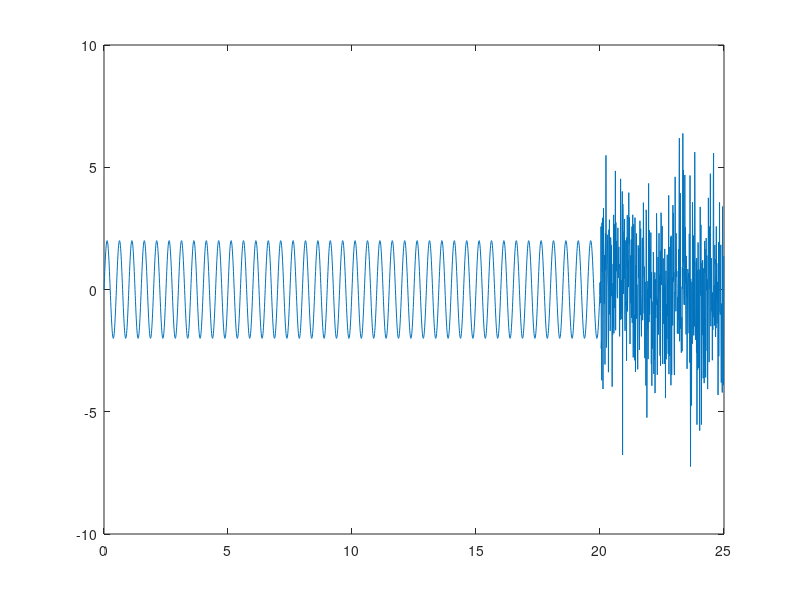

MATLAB code to generate this figure: (Note: this script raises an error after producing the figure.)
% Lab4

%% Entropy
Fs = 100; % sampling rate
L = 25; % length of the signal in seconds
T = 1/Fs; % inter-sample time
t = 0:T:L;
t = t(1:end-1);
y = 2*sin(2*pi*2*t);
y(20*Fs+1:end) = 2*randn(500, 1);
plot(t, y)
window_size = 2*Fs;
% Renyi entropy
renyiEntropy = [];
t_entropy = [];
alpha = 2;
for i = 1:length(t)-window_size
    renyiEntropy(end+1) = renyi_entro(y(i:i+window_size-1)',alpha);
    t_entropy(end+1) = (i + window_size/2-1)/Fs;
end
figure;plot(t, y)
hold on;plot(t_entropy, renyiEntropy)

clear all
close all

% Exercise
% load f543l.mat and plot the signal
% calculate the renyi entropy with alpha = 2 for the ecg signal by 
% sliding a 15-second window with 1-second steps
load('f543l.mat');
figure;plot(ecg)
alpha = 2;
window_size = 15 * Fs;
step = 1 * Fs;
t_ecg = (1:length(ecg))/Fs;
t_entropy = [];
renyiEntropy = [];

for i = 1: step : length(ecg) - window_size
    renyiEntropy(end+1) = renyi_entro(ecg(i:i+window_size-1),alpha);
    t_entropy(end+1) = (i + window_size/2-1)/Fs;
end

% generate a plot with two panels to show ecg and the entropy of the signal
figure; ax1 = subplot(2,1,1);
plot(ax1, t_ecg, ecg)
ax2 = subplot(2,1,2);
plot(ax2, t_entropy, renyiEntropy)

clear
clc
close all

%% Auto-correlation
Fs = 100; 
L = 25; 
T = 1/Fs; 
t = 0:T:L;
t = t(1:end-1);
y1 = 2*sin(pi*2*t);
[acor, lag] = xcorr(y1, 'unbiased');  %lag is a vector with the lags at 
% which the correlations are computed.
figure;subplot(2,1,1)
plot(t, y1)
subplot(2,1,2)
plot(lag/Fs,acor)

%% cross-correlation
y2 = 2*sin(pi*2*t+0.5*pi);
figure;plot(t,y1)
hold on;plot(t,y2)

[ccor,lag] = xcorr(y1,y2);
[~,I] = max(ccor);
lagDiff = lag(I)
timeDiff = lagDiff/Fs

% using cross-correlation to align
load('17453.mat')

t1 = (0:length(signal1)-1)/Fs;
t2 = (0:length(signal2)-1)/Fs;

figure;subplot(2,1,1)
plot(t1,signal1)
title('signal1')

subplot(2,1,2)
plot(t2,signal2)
title('signal2')
xlabel('Time (s)')

[ccor,lag] = xcorr(signal1,signal2,'unbiased');
[~,I] = max(ccor);
lagDiff = lag(I)
timeDiff = lagDiff/Fs

figure %x-axis is in seconds
plot(lag/Fs,ccor)
g1 = gca;
g1.XTick = sort([-15:5:15 timeDiff]);

signal2_aligned = signal2;
signal2_aligned(1 : abs(lagDiff)) = []; 
t2_aligned = (0:length(signal2_aligned)-1)/Fs;

figure;subplot(2,1,1)
plot(t1,signal1)
title('signal1')
xlim([min(t1) max(t1)])

subplot(2,1,2)
plot(t2_aligned,signal2_aligned)
title('signal2, aligned')
xlabel('Time (s)')
xlim([min(t1) max(t1)])

% change mean of one signal
signal1 = signal1 + 1000;
signal2 = signal2 + 1000;

figure;subplot(2,1,1)
plot(t1,signal1)
title('signal1')

subplot(2,1,2)
plot(t2,signal2)
title('signal2')
xlabel('Time (s)')

[ccor2,lag2] = xcorr(signal1,signal2,'unbiased');
[~,I2] = max(ccor2);
lagDiff2 = lag2(I2)
timeDiff2 = lagDiff2/Fs

figure
plot(lag2,ccor2)
g1 = gca;
g1.XTick = sort([-3000:1000:3000]);

%% cross-covariance
[ccov,lag_cov] = xcov(signal1,signal2,'unbiased');
[~,I_cov] = max(ccov);
lagDiff_cov = lag_cov(I_cov)
timeDiff_cov = lagDiff_cov/Fs

figure;plot(lag_cov,ccov)
g3 = gca;
g3.XTick = sort([-3000:1000:3000 lagDiff_cov]);

signal2_aligned_cov = signal2;
signal2_aligned_cov(1: abs(lagDiff_cov)) =[];
t2_aligned_cov = (0:length(signal2_aligned_cov)-1)/Fs;

figure;subplot(2,1,1)
plot(t1,signal1)
title('signal1')
xlim([min(t1) max(t1)])

subplot(2,1,2)
plot(t2_aligned_cov,signal2_aligned_cov)
title('signal2, aligned')
xlabel('Time (s)')
xlim([min(t1) max(t1)])

close all
clear all 
clc